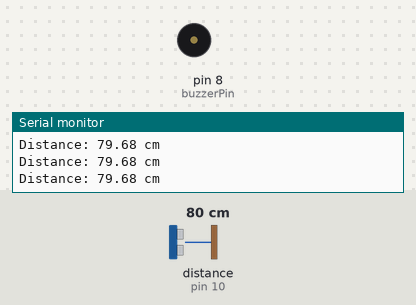
This sketch was run on a simulated Arduino Uno, built with avr-gcc and run on an emulated ATmega328P. On the bench: buzzer (waves = sounding, pin HIGH), the last lines printed to the serial monitor. Wiring (inferred from the names in the program): ultrasonic range finder: trigger pin 9; echo pin 10. Inputs (shaded band) come from the test bench; at power-on: distance to the obstacle (sensor on pin 10) 80 cm. The echo pulse lasts 58.3 µs per cm; pins used as bus, display or sensor lines are not drawn.

Above: at 1.2 s.
1.3 s: distance to the obstacle (sensor on pin 10) set to 23 cm
2.8 s: distance to the obstacle (sensor on pin 10) set to 19 cm
At 3.61 s:
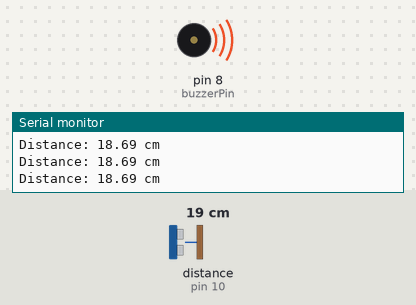
5.8 s: distance to the obstacle (sensor on pin 10) set to 35 cm
At 6.7 s:
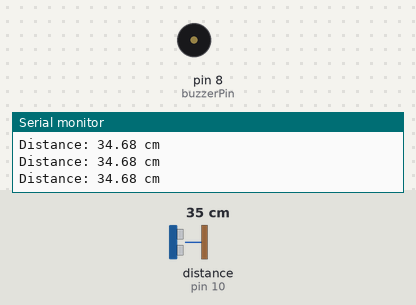
7.3 s: distance to the obstacle (sensor on pin 10) set to 2 cm
At 7.59 s:
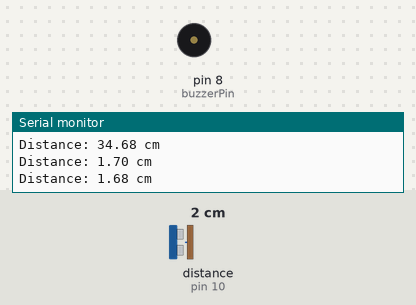
Timing chart, 0 to 11.3 s (numbered marks = the images above; inputs shaded):
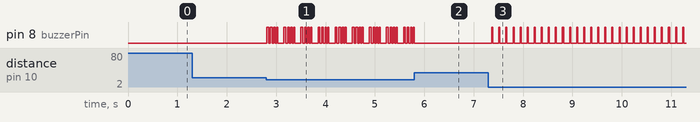

The sketch:

applicationdistancemeasure.ino
```cpp
// Constants
const int trigPin = 9;   // Trigger pin of ultrasonic sensor
const int echoPin = 10;  // Echo pin of ultrasonic sensor
const int buzzerPin = 8; // Pin for buzzer


// Variables
long duration;
float distance;

void setup() {
  // Initialize serial communication at 9600 baud rate
  Serial.begin(9600);

  // Set pin modes
  pinMode(trigPin, OUTPUT);
  pinMode(echoPin, INPUT);
  pinMode(buzzerPin, OUTPUT);
}

void loop() {
  // Clear the trigPin by setting it LOW for 2 microseconds
  digitalWrite(trigPin, LOW);
  delayMicroseconds(2);

  // Trigger the ultrasonic burst by setting the trigPin HIGH for 10 microseconds
  digitalWrite(trigPin, HIGH);
  delayMicroseconds(10);
  digitalWrite(trigPin, LOW);

  // Read the duration of the echo (time it takes for the signal to return)
  duration = pulseIn(echoPin, HIGH);

  // Calculate the distance (duration divided by 2 because it goes to the object and back, and then multiply by the speed of sound)
  distance = (duration * 0.0343) / 2;

  // Print the distance to the serial monitor
  Serial.print("Distance: ");
  Serial.print(distance);
  Serial.println(" cm");
  int d= distance;
  if(distance<20){
  // Loop forever with intense, fast beeping
    for (d; d > 0; d -= 5) {  // When the delay reaches 50ms, reduce further by smaller increments
     digitalWrite(buzzerPin, HIGH);   // Turn buzzer on
     delay(d+20);                        // Short delay to intensify the beep
     digitalWrite(buzzerPin, LOW);    // Turn buzzer off
     delay(d+20);                        // Short delay between beeps
    }
  }

  // Short delay before the next loop iteration
  delay(100);
}
```

Measured:
- the behaviour switches between 21 and 20 cm on distance to the obstacle (sensor on pin 10) (found by bisection; images 0 and 1)
- after the input at 2.8 s, pin 8 (buzzerPin): LOW → HIGH at once, then repeats every 0.35 s: LOW 0.04 s, 2 × (HIGH 0.03 s, LOW 0.03 s), HIGH 0.02 s, LOW 0.13 s, HIGH 0.04 s
- after the input at 5.8 s, pin 8 (buzzerPin): goes on until 5.8 s, then stays LOW
- after the input at 7.3 s, pin 8 (buzzerPin): alternates HIGH for 0.02 s and LOW for 0.12 s, starting after 0.07 s
